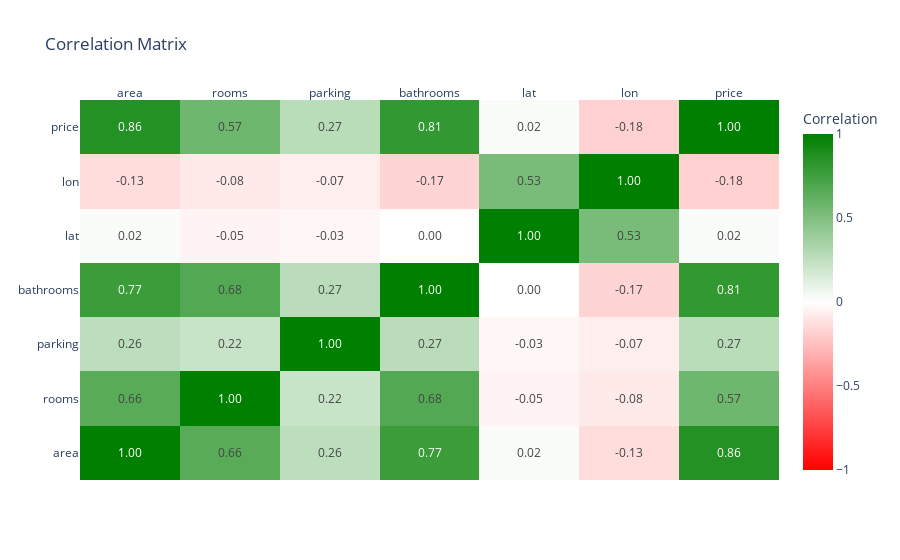

Notebook source saved alongside this figure:
### Markdown cell above
# Pearson correlation matrix

Used to verify rather the variables are related or not

### Code cell
correlation_matrix = df.corr(method='pearson')

# Visualize correlation matrix
fig = go.Figure(data=go.Heatmap(
    z=correlation_matrix.values,
    x=correlation_matrix.columns,
    y=correlation_matrix.columns,
    colorscale=[
        [0, 'red'],
        [0.5, 'white'],
        [1, 'green']
    ],
    zmin=-1,
    zmax=1,
    text=correlation_matrix.values,
    texttemplate='%{text:.2f}',
    colorbar=dict(title='Correlation')
))

fig.update_layout(
    title='Correlation Matrix',
    xaxis=dict(side='top'),
)

# Mostrar o gráfico no notebook
fig.show()

### Figure 1 — Plotly figure (JSON) as saved in the notebook; plotly's stock layout.template omitted (floating-point values rounded to 4 significant figures)
{"data": [{"colorbar": {"title": {"text": "Correlation"}}, "colorscale": [[0, "red"], [0.5, "white"], [1, "green"]], "text": [[1, 0.6557, 0.2636, 0.7736, 0.02263, -0.1348, 0.8637], [0.6557, 1, 0.2152, 0.6756, -0.04897, -0.08222, 0.5701], [0.2636, 0.2152, 1, 0.2719, -0.03477, -0.06859, 0.2748], [0.7736, 0.6756, 0.2719, 1, 0.00198, -0.1691, 0.8058], [0.02263, -0.04897, -0.03477, 0.00198, 1, 0.5254, 0.02026], [-0.1348, -0.08222, -0.06859, -0.1691, 0.5254, 1, -0.1793], [0.8637, 0.5701, 0.2748, 0.8058, 0.02026, -0.1793, 1]], "texttemplate": "%{text:.2f}", "type": "heatmap", "x": ["area", "rooms", "parking", "bathrooms", "lat", "lon", "price"], "y": ["area", "rooms", "parking", "bathrooms", "lat", "lon", "price"], "z": [[1, 0.6557, 0.2636, 0.7736, 0.02263, -0.1348, 0.8637], [0.6557, 1, 0.2152, 0.6756, -0.04897, -0.08222, 0.5701], [0.2636, 0.2152, 1, 0.2719, -0.03477, -0.06859, 0.2748], [0.7736, 0.6756, 0.2719, 1, 0.00198, -0.1691, 0.8058], [0.02263, -0.04897, -0.03477, 0.00198, 1, 0.5254, 0.02026], [-0.1348, -0.08222, -0.06859, -0.1691, 0.5254, 1, -0.1793], [0.8637, 0.5701, 0.2748, 0.8058, 0.02026, -0.1793, 1]], "zmax": 1, "zmin": -1}], "layout": {"title": {"text": "Correlation Matrix"}, "xaxis": {"side": "top"}}}
